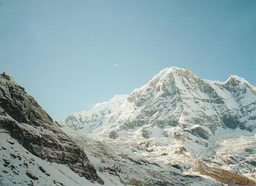
#> input picture data/mountain_view1.png, 256 x 186 px, shrunk from 572 x 415 before the run, found by its file name
$ jupyter execute 6b.Features_SIFT.ipynb
#> lines starting #> are read from the running program, lines starting #| are printed output that depends on the picture
### utils.py
import os
import numpy as np
import matplotlib
import matplotlib.pyplot as plt
import matplotlib.colors as colors
from matplotlib import image as mp_image
from matplotlib.colors import ListedColormap, LinearSegmentedColormap
from matplotlib import cm
from scipy.ndimage import convolve, correlate, filters
from scipy import misc, ndimage


img_src = './data/'


def img_show(image, **argv):
    plt.figure(figsize=(10, 10))
    plt.imshow(image, **argv)  # display the image
    plt.axis('off')
    plt.show()


def img_info(image):
    print(image.shape, image.dtype, type(image))


def get_contrast(img):
    return np.max(img * 255) - np.min(img * 255)


# [4 lines left out: function base_stats, not called in this run]


def rgb2gray(rgb):
    return np.dot(rgb[..., :3], [0.2989, 0.5870, 0.1140])


def normalize(img):
    return (img - np.min(img)) / (np.max(img) - np.min(img))

### 6b.Features_SIFT.ipynb
[cell 1]
from utils import *
import numpy.linalg as LA

img_src = '.'

# SIFT Detection and Descriptors

L'algoritmo SIFT si basa essenzialmente su 4 concetti:
- Scale-space extrema detection
- Keypoint localization
- Orientation assignment
- Local descriptor creation

Proviamo ad illustrare i vari concetti sulla solita immagine

[cell 2]
imageFull = mp_image.imread(os.path.join(img_src,'mountain_view1.png'))
#> imageFull is the input picture: shape (186, 256, 4) float32; mean R, G, B, A 0.565, 0.654, 0.663, 1

image = rgb2gray(imageFull)
#> in rgb2gray, `return np.dot(rgb[..., :3], [0.2989, 0.5870, 0.1140])`:
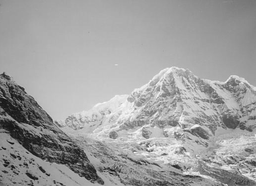
#> returned value: shape (186, 256) float64; min 0.044, max 0.979, mean 0.628

maxv, minv = np.max(image), np.min(image)
#> maxv = 0.979; minv = 0.044

image = (image - minv)/(maxv-minv)

print('Shape', image.shape)
#| Shape (186, 256)
img_show(image,cmap=cm.gray)

## Scale-space

Cominciamo con l'illustrare la piramide gaussiana.

Il concetto di scale-space può essere illustrato applicando il filtro gaussiano ad un'immagine per valori differenti di deviazione standard.

Dalle proprietà della distribuzione gaussiana sappiamo che $6\sigma$ rappresenta il range che racchiude il 99% dei dati distribuiti secondo una gaussiana. Questo significa che, se immaginiamo una griglia di punti, tutti i punti che distano più di $3\sigma$ dal centro avranno valore 0.Un valore di $\sigma$ esprime quindi un filtro gaussiano di dimensione $s = 2\cdot \lceil 3\sigma\rceil +1$.

Proviamo ora ad applicare alla stessa immagine un filtro gaussiano corrispondente a valori crescenti di devianza, su un fattore $2^k$ rispetto ad un valore iniziale di $\sigma$.

[cell 3]
fig = plt.figure(figsize=(20, 20))

num_octave = 6

for i in range(num_octave):
    sigma = 2**(i-1)
    fig.add_subplot(1, num_octave, i+1)
    plt.imshow(ndimage.gaussian_filter(image,sigma),cmap=cm.gray)
    s = 2*np.ceil(3*sigma)+1
    plt.title(f'$\sigma$: {sigma} (filter size: {s})')
    plt.axis('off')

plt.show()

Di fatto, l'applicazione del filtro simula la perdita di dettagli che occorrerebbe se la scala dell'immagine decrescesse progressivamente. Infatti, poiché il filtro gaussiano fa smoothing dell'intensità, non c'è bisogno di tenere tutti i pixel e di fatto possiamo eliminarli. Proviamo a plottare le varie figure dimezzando la dimensione ad ogni passaggio

[cell 4]
rows,cols = image.shape

output = np.zeros((rows,cols+cols//2))

output[:rows,:cols] = image

num_octave = 6

cur_scale = image

horiz = True
rows = 0

for i in range(num_octave):
    sigma = 2**i
    cur_scale = ndimage.gaussian_filter(image,sigma)
    cur_scale = cur_scale[::2**(i+1),::2**(i+1)]
    rows_scaled, cols_scaled = cur_scale.shape
    output[rows:rows+rows_scaled,cols:cols+cols_scaled] = cur_scale
    rows += rows_scaled
#> this loop made 6 passes
#> pass 1, `cur_scale = cur_scale[::2**(i+1),::2**(i+1)]`:
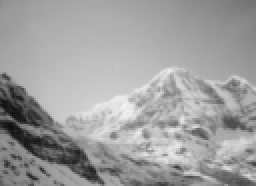
#> cur_scale: shape (93, 128) float64 (shown 2 times larger); min 0.0611, max 0.956, mean 0.625
#> after the loop:
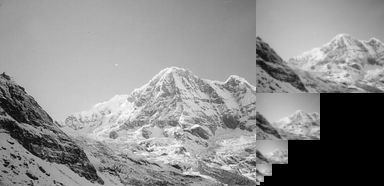
#> output: shape (186, 384) float64; min 0, max 1, mean 0.556
#> after the loop, rows = 185


plt.figure(figsize=(20, 20))

plt.imshow(output,cmap=cm.gray)
plt.axis('off')
plt.show()

Nella figura sopra, l'immagine grande è l'originale, mentre a destra troviamo le riduzioni. Si noti come, nelle riduzioni, si perdono progressivamente i dettagli mentre il focus sulle componenti principali dell'immagine rimane.
Proviamo a fare le stesse operazioni in sequenza.

[cell 5]
sz = 4

num_octave = 6

cur_scale = np.copy(image)
sigma = 1

for i in range(num_octave):
    cur_scale = ndimage.gaussian_filter(cur_scale,sigma)
    cur_scale = cur_scale[::2,::2]

    plt.figure(figsize=(sz, sz))
    plt.imshow(cur_scale,cmap=cm.gray)
    s = 2*np.ceil(3*2**(i-1))+1
    plt.title(f'$\sigma$: {2**(i-1)} - Size: {cur_scale.shape}')
    plt.axis('off')
    plt.show()

    sz = sz/2
#> after the loop, sz = 0.0625

La sequenza che abbiamo costruito è una piramide Gaussiana. Nella rappresentazione compatta:

[cell 6]
rows,cols = image.shape

output = np.zeros((rows,cols+cols//2))

output[:rows,:cols] = image

num_octave = 6
sigma = 1

cur_scale = image

horiz = True
rows = 0

for i in range(num_octave):
    cur_scale = ndimage.gaussian_filter(cur_scale,sigma)
    cur_scale = cur_scale[::2,::2]
    rows_scaled, cols_scaled = cur_scale.shape
    output[rows:rows+rows_scaled,cols:cols+cols_scaled] = cur_scale
    rows += rows_scaled
#> after the loop, rows = 185


plt.figure(figsize=(20, 20))

plt.imshow(output,cmap=cm.gray)
plt.axis('off')
plt.show()

Riuscite a scorgere la differenza tra questa immagine e l'immagine di sopra?

Lo Scale space rappresenta un'immagine come una famiglia di versioni smoothed della stessa immagine, con l'obiettivo di simulare la perdita di dettagli che si avrebbe riducendo la scala. L'unico parametro che controlla questa famiglia di versioni è la devianza $\sigma$ del filtro gaussiano di smoothing. Dalle analisi di sopra abbiamo visto che applicando progressivamente $\sigma$, $2\sigma$, $4\sigma$ ... stiamo di fatto riducendo la scala di un fattore 1/4 ad ogni applicazione del filtro.

SIFT suddivide lo scale space in ottave, dove ogni ottava $i$ corrisponde all'applicazione del filtro $2^i\sigma$ (in pratica, ogni ottava raddoppia il valore precedente). In aggiunta, ogni ottava è suddivisa in un numero $s$ di intervalli: se $s=1$ allora l'ottava sarà composta di due immagini (un intervallo), mentre con $s=2$ avremo tre immagini e così via. Poiché l'ultima immagine dell'ottava sarà raddoppiata rispetto all'immagine iniziale, le immagini saranno ottenute applicando progressivamente il filtro gaussiano con devianza $k \sigma$, dove $k$ è la costante che garantisce che $k^s\sigma = 2\sigma$ (e quindi $k= 2^{1/s}$).

Proviamo a codificare questi concetti e a costruire lo scale space.

[cell 7]
def generate_octave(init_level, s, sigma):
    octave = [init_level]
    k = 2**(1/s)
    for _ in range(s+2):
        next_level = ndimage.gaussian_filter(octave[-1],k * sigma)
        octave.append(next_level)
    return octave

def generate_gaussian_pyramid(im, num_octave, s, sigma):
    pyr = []
    for _ in range(num_octave):
        octave = generate_octave(im, s, sigma)
        pyr.append(octave)
        im = octave[-3][::2, ::2]
    return pyr

La funzione `generate_octave` costruisce delle immagini aggiuntive, per dei motivi che saranno chiari in seguito. Se proviamo a visualizzare la piramide otteniamo questo:

[cell 8]
def plot_pyramid(p,sz,hspace=10,vspace=10):
    rows, cols = sz[0],sz[1]

    nrows = sum([x[0].shape[0] for x in p]) +  vspace*(num_octave-1)
    ncols = cols*(s+3)+hspace*(s+2)
    output_image = np.ones((nrows,ncols))

    r = 0
    for i in range(len(p)):
        c = 0
        for j in range(len(p[i])):
            w,h = p[i][j].shape
            output_image[r:r+w,c:c+h] = p[i][j]
            c += cols + hspace
        r += w + vspace

    return output_image

[cell 9]
num_octave = 4
s = 2
sigma = 1

p = generate_gaussian_pyramid(image,num_octave,s,sigma)
#> after the loop in generate_gaussian_pyramid, `for _ in range(num_octave):`: pyr = 4 items
#> p = 4 items

output_pyr = plot_pyramid(p,image.shape)
#> in plot_pyramid, `nrows = sum([x[0].shape[0] for x in p]) +  vspace*(num_octave-1)`: nrows = 380
#> the loop in plot_pyramid, `for i in range(len(p)):` made 4 passes
#> r on passes 1 to 4: 196, 299, 356, 390
#> after the loop in plot_pyramid, `for i in range(len(p)):`:
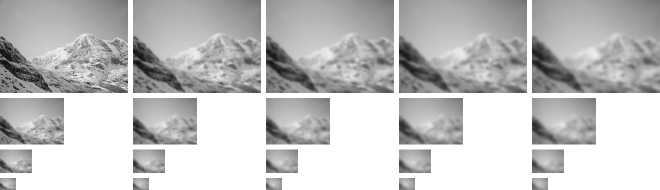
#> output_image: shape (380, 1320) float64 (shown at 1/2 size); min 0, max 1, mean 0.763
#> after the loop in plot_pyramid, `for i in range(len(p)):`: r = 390

fig = plt.figure(figsize=(20, 20))

plt.imshow(output_pyr,cmap=cm.gray)
plt.axis('off')
plt.show()

Lo scale space appena mostrato è in due dimensioni:
- lungo le colonne, le immagini viene convolute iterativamente con un filtro gaussiano di devianza $k\sigma$.
- Ogni riga inizia con la terz'ultima immagine della riga precedente, campionata al 50%.

E' interessante vedere le relazioni che esistono tra le varie immagini: poiché partiamo con $\sigma=1$,

$$
\begin{array}{|c|c|c|c|}
    \hline
    \sigma = 1,s=1  & \sigma = \sqrt{2},s=1 & \sigma = 2,s=1 & \sigma = 2\sqrt{2},s=1& \sigma = 4,s=1\\
    \sigma = 2,s=1/4 & \sigma = 2\sqrt{2},s=1/4 & \sigma = 4,s=1/4 & \sigma = 4\sqrt{2},s=1/4& \sigma = 8,s=1/4\\
    \sigma = 4,s=1/16 & \sigma = 4\sqrt{2},s=1/16 & \sigma = 8,s=1/16 & \sigma = 8\sqrt{2},s=1/16& \sigma = 16,s=1/16\\
    \sigma = 8,s=1/32  & \sigma = 8\sqrt{2},s=1/32 & \sigma = 16,s=1/32 & \sigma = 16\sqrt{2},s=1/32& \sigma = 32,s=1/32\\
    \hline
\end{array}
$$

## Extrema detection

Data una sequenza di ottave, un'idea semplice per trovare gli estremi potrebbe essere quella di applicare il laplaciano "smoothed" (ovvero il laplaciano della gaussiana, LoG). La formula per LoG è data da

$$
\nabla^2 G_\sigma (x,y) = \left(\frac{x^2+y^2-2\sigma^2}{\sigma^4}\right)e^{-\frac{x^2+y^2}{2\sigma^2}}
$$

Se proviamo ad applicarlo all'immagine originale otteniamo quel che segue.

[cell 10]
fig = plt.figure(figsize=(20, 20))

num_octave = 4

for i in range(num_octave):
    sigma = 2**(i-1)
    fig.add_subplot(1, num_octave, i+1)
    plt.imshow(ndimage.gaussian_laplace(image,sigma),cmap=cm.gray)
    s = 2*np.ceil(3*sigma)+1
    plt.title(f'$\sigma$: {sigma} (filter size: {s})')
    plt.axis('off')

plt.show()

Applicare LoG alle immagini così costruite permetterebbe di individuare delle zone da "attenzionare" per l'individuazione dei keypoint. Il problema è che aumentando la scala (ovvero, la devianza $\sigma$), il responso del filtro tende a diluirsi. Per ovviare a questo problema è possibile pesare LoG con un fattore proporzionale alla scala:

$$
\sigma^2\nabla^2G_\sigma
$$

Cerchiamo di capire questa cosa con un esempio

[cell 11]
a = 100
b = 200

sig = np.concatenate((np.zeros(a),np.ones(b),np.zeros(a)))

x = np.linspace(-20,20,a*2 + b)


plt.plot(x,sig)

plt.show()
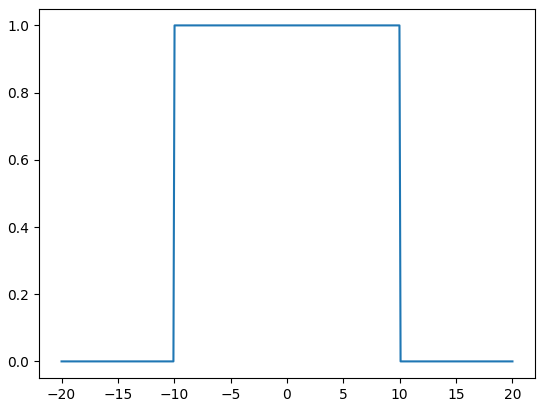
#> figure drawn by matplotlib, 1 panel; curve peaks at x = -9.97, y = 1

[cell 12]
from scipy import signal

def LoG(x,sigma):
    return ((x**2 - 2*sigma**2)/(sigma**4))*np.exp(-x**2/(2*sigma**2))


fig = plt.figure(figsize=(20, 20))

k=1

y_min, y_max = -60, 5
scales = 4

for i in range(scales):
    sigma = 2**(i-1)

    w = np.linspace(-10,10,100)
    lg = LoG(w,sigma)

    y = signal.convolve(sig, lg, mode='same')
    z = signal.convolve(sig, (sigma**2)*lg, mode='same')


    fig.add_subplot(scales, 4, k)
    plt.ylim([y_min, y_max])
    plt.plot(x,y)
    plt.title(f'conv(sig,LoG) $\sigma$={sigma}')

    fig.add_subplot(scales, 4, k+1)
    plt.ylim([y_min, y_max])
    plt.plot(w,lg)
    plt.title(f'LoG $\sigma$={sigma}')

    fig.add_subplot(scales, 4, k+2)
    plt.ylim([y_min, y_max])
    plt.plot(x,z)
    plt.title(f'conv(sig,$\sigma^2$*LoG) $\sigma$={sigma}')

    fig.add_subplot(scales, 4, k+3)
    plt.ylim([y_min, y_max])
    plt.plot(w,(sigma**2)*lg)
    plt.title(f'$\sigma^2$*LoG $\sigma$={sigma}')

    k += 4
#> after the loop, k = 17


plt.show()
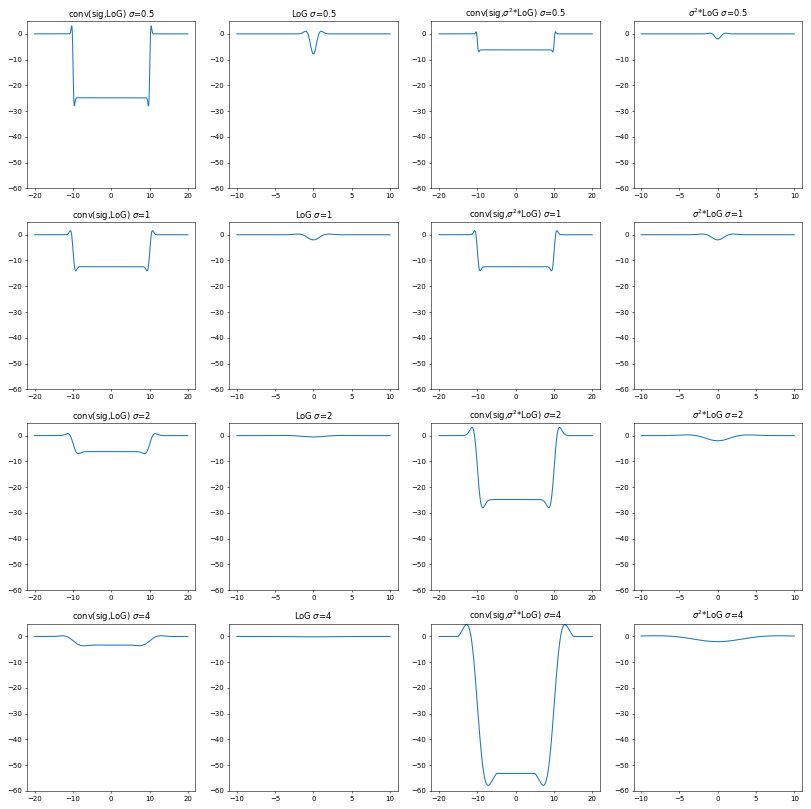
#> figure drawn by matplotlib, 16 panels; panel 1: curve peaks at x = -10.38, y = 3.06; panel 2: curve peaks at x = -0.909, y = 1; panel 3: curve peaks at x = -10.38, y = 0.765; panel 4: curve peaks at x = -0.909, y = 0.25

[cell 13]
x = np.linspace(-5,5,1000)

fig = plt.figure(figsize=(10, 10))

k = 1
for i in range(num_octave):
    sigma = 2**(i-1)
    y = LoG(x,sigma)
    #y2= y/sigma**2
    y2= y*sigma**2

    y_min, y_max = min(y+y2), max(y+y2)
    #y_min, y_max = None, None


    fig.add_subplot(num_octave, 2, k)
    plt.plot(x,y,label=f'$LoG_\sigma, \sigma={sigma}$')
    plt.ylim([y_min, y_max])
    plt.legend()

    fig.add_subplot(num_octave, 2, k+1)
    plt.plot(x,y2,label=f'$sigma^2LoG_\sigma, \sigma={sigma}$')
    plt.ylim([y_min, y_max])
    plt.legend()
    k += 2
#> after the loop, k = 9

plt.show()

Si noti come, nel grafico sopra, le scale vengono mantenute costanti. Applicato alle immagini, otteniamo:

[cell 14]
fig = plt.figure(figsize=(20, 20))

num_octave = 4

for i in range(num_octave):
    sigma = 2**(i-1)
    fig.add_subplot(1, num_octave, i+1)
    plt.imshow(sigma**2*ndimage.gaussian_laplace(image,sigma),cmap=cm.gray)
    s = 2*np.ceil(3*sigma)+1
    plt.title(f'$\sigma$: {sigma} (filter size: {s})')
    plt.axis('off')

plt.show()

Un aspetto interessante è che l'applicazione del laplaciano può essere ottenuta direttamente, calcolando la differenza tra le immagini in una ottava. Infatti, si può dimostrare (lo faremo graficamente, ma è possibile anche farlo analiticamente) che

$$G_{k\sigma}(x,y)-G_{\sigma}(x,y) \approx (k-1)\sigma^2\nabla^2G_\sigma(x,y)$$

[cell 15]
def G(x,sigma):
    return (1/(2*np.pi*sigma**2))*np.exp(-x**2/(2*sigma**2))

x = np.linspace(-5,5,1000)

sigma = 1
k = np.sqrt(2)

y = LoG(x,sigma)

z = (G(x,k*sigma) - G(x,sigma))

fig = plt.figure(figsize=(10, 4))
fig.add_subplot(1, 2, 1)
plt.plot(x,y,label='$\sigma^2LoG_\sigma$')
plt.legend()

fig.add_subplot(1, 2, 2)
plt.plot(x,z,label='$G_{k\sigma} - G_{\sigma}$')
plt.legend()


plt.show()
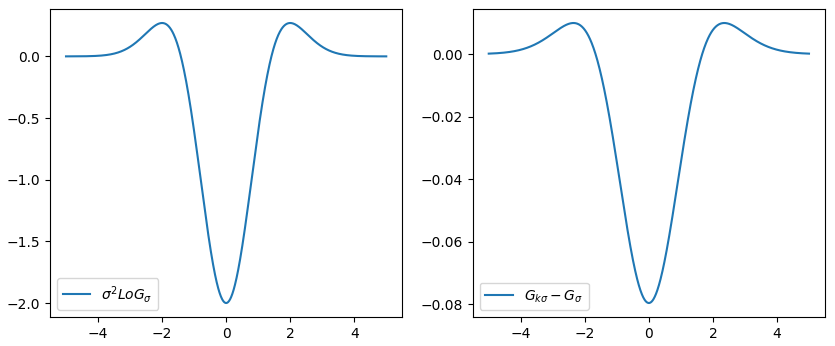
#> figure drawn by matplotlib, 2 panels; panel 1: curve peaks at x = -2, y = 0.271; panel 2: curve peaks at x = -2.36, y = 0.00995

A questo punto possiamo ottenere le ottave di DoG:

[cell 16]
def generate_DoG_octave(gaussian_octave,use_concat):
    octave = []
    for i in range(1, len(gaussian_octave)):
        octave.append(gaussian_octave[i] - gaussian_octave[i-1])
    if use_concat:
        return np.concatenate([o[:,:,np.newaxis] for o in octave], axis=2)
    else:
        return octave

def generate_DoG_pyramid(gaussian_pyramid,use_concat=False):
    pyr = []
    for gaussian_octave in gaussian_pyramid:
        pyr.append(generate_DoG_octave(gaussian_octave,use_concat))
    return pyr

[cell 17]
num_octave = 4
s = 2
sigma = 1

p = generate_gaussian_pyramid(image,num_octave,s,sigma)
d = generate_DoG_pyramid(p)
#> the loop in generate_DoG_pyramid, `for gaussian_octave in gaussian_pyramid:` made 4 passes
#> after the loop in generate_DoG_pyramid, `for gaussian_octave in gaussian_pyramid:`: pyr = 4 items
#> d = 4 items

output_pyr = plot_pyramid(d,image.shape)
#> call 2 of plot_pyramid, with sz = (186, 256), hspace = 10, vspace = 10
#> the loop in plot_pyramid (call 2), `for i in range(len(p)):` made 4 passes
#> after the loop in plot_pyramid (call 2), `for i in range(len(p)):`:
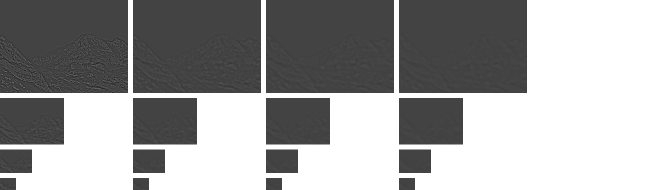
#> output_image: shape (380, 1320) float64 (shown at 1/2 size); min -0.359, max 1, mean 0.495; drawn with min black and max white
#> after the loop in plot_pyramid (call 2), `for i in range(len(p)):`: r = 390

fig = plt.figure(figsize=(20, 20))

plt.imshow(output_pyr,cmap=cm.gray)
plt.axis('off')
plt.show()

A questo punto, avendo costruito la piramide con le varie scale, possiamo individuare i keypoints candidati.

Un keypoint si considera come candidato se è il centro di una graglia 3x3x3 e rappresenta il minimo o il massimo tra i vicini.

La ricerca avviene per ogni piramide e iterando sui diversi livelli

[cell 18]
num_octave = 4
s = 2
sigma = 1

p = generate_gaussian_pyramid(image,num_octave,s,sigma)
d = generate_DoG_pyramid(p, True)
#> the loop in generate_DoG_pyramid (call 2), `for gaussian_octave in gaussian_pyramid:` made 4 passes

DoG_shapes = [x.shape for x in d]
#> DoG_shapes = [(186, 256, 4), (93, 128, 4), (47, 64, 4), (24, 32, 4)]

DoG_shapes
#> Out has the same summary as DoG_shapes

Ad esempio per la prima DoG quanti punti otteniamo?

Il metodo *get_candidate_keypoints* itera su tutti i punti dell'immagine scansionando con uno step di $\frac{w}{2}$ e costruisce delle patch 3x3x3.

Poiché in una patch 3x3x3 ci sono 27 elementi, considerando la matrice come un vettore monodimensionale, il centro è in posizione *27//2*

[cell 19]
def get_candidate_keypoints(D, w=16):
    candidates = []

    # add new levels for z iterations
    D[:,:,0] = 0
    D[:,:,-1] = 0

    # iter on x
    for i in range(w//2+1, D.shape[0] - w//2-1):
        # iter on y
        for j in range(w//2+1, D.shape[1]-w//2-1):
            # iter on z
            for k in range(1, D.shape[2]-1):
                patch = D[i-1:i+2, j-1:j+2, k-1:k+2]
                if np.argmax(patch) == 13 or np.argmin(patch) == 13:
                    candidates.append([i, j, k])
    return candidates

first_DoG = d[0]
candidates = get_candidate_keypoints(first_DoG)
#> in get_candidate_keypoints, `D[:,:,0] = 0`:
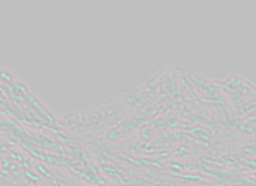
#> D: shape (186, 256, 4) float64; mean of channels 0, 1, 2, 3 0, 1.5e-17, 1.5e-17, 1.46e-17; transparent parts drawn white
#> after the loop in get_candidate_keypoints, `for i in range(w//2+1, D.shape[0] - w//2-1):`: candidates = 1791 items, first 6: [9, 14, 1], [9, 23, 1], [9, 36, 1], [9, 49, 1], [9, 53, 1], [9, 83, 1]

candidates_array = np.array(candidates)
#> candidates_array = 1791 rows, first 8: [9, 14, 1], [9, 23, 1], [9, 36, 1], [9, 49, 1], [9, 53, 1], [9, 83, 1], [9, 94, 1], [9, 114, 1]

print(f'{candidates_array}\n Shape: {candidates_array.shape}')
#> (printed output is left out)

sono stati trovati moltissimi punti! Quindi è necessario un processo di selezione.

Come si vedono questi punti sull'ottava?

[cell 20]
for i, computed_DoG in enumerate(d):
    candidates_i = get_candidate_keypoints(computed_DoG)

    for k in range(1, computed_DoG.shape[2]-1):
        points = [x for x in candidates_i if x[-1] == k]

        points_image = np.ones_like(p[i][k])

        for x, y, _ in points:
            points_image[x, y] = 0

        fig, ax = plt.subplots(1, 2, figsize=(8, 6))
        ax[0].imshow(p[i][k], cmap='gray')
        ax[0].axis('off')
        ax[0].set_title(f'octave i-th {i}')

        ax[1].imshow(points_image, cmap='gray')
        ax[1].axis('off')
        ax[1].set_title(f'DoG k-th {k}')
#> this loop made 4 passes
#> candidates_i on pass 4: [[9, 20, 1], [14, 14, 1], [14, 19, 1]]
#> points_image: shape (24, 32) float64; every value is 1

plt.show()
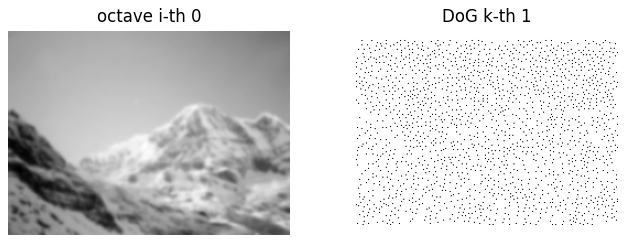
#> figure drawn by matplotlib, 2 panels
#> (the rest of the program and of its run is left out)
